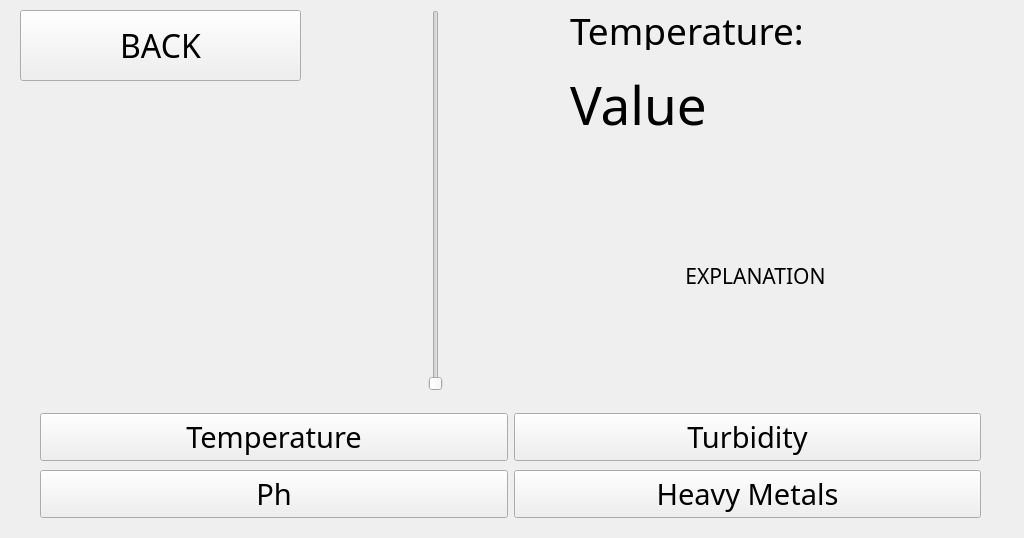
<?xml version="1.0" encoding="UTF-8"?>
<ui version="4.0">
 <class>simulation_ui</class>
 <widget class="QWidget" name="simulation_ui">
  <property name="geometry">
   <rect>
    <x>0</x>
    <y>0</y>
    <width>1024</width>
    <height>538</height>
   </rect>
  </property>
  <property name="windowTitle">
   <string>Form</string>
  </property>
  <widget class="QPushButton" name="pushButton_back">
   <property name="geometry">
    <rect>
     <x>20</x>
     <y>10</y>
     <width>281</width>
     <height>71</height>
    </rect>
   </property>
   <property name="font">
    <font>
     <family>Cooper Black</family>
     <pointsize>24</pointsize>
     <weight>50</weight>
     <bold>false</bold>
    </font>
   </property>
   <property name="layoutDirection">
    <enum>Qt::LeftToRight</enum>
   </property>
   <property name="text">
    <string>BACK</string>
   </property>
   <property name="iconSize">
    <size>
     <width>16</width>
     <height>16</height>
    </size>
   </property>
   <property name="autoDefault">
    <bool>false</bool>
   </property>
  </widget>
  <widget class="QSlider" name="sim_slider">
   <property name="geometry">
    <rect>
     <x>350</x>
     <y>10</y>
     <width>171</width>
     <height>381</height>
    </rect>
   </property>
   <property name="font">
    <font>
     <pointsize>1</pointsize>
    </font>
   </property>
   <property name="minimum">
    <number>0</number>
   </property>
   <property name="maximum">
    <number>100</number>
   </property>
   <property name="orientation">
    <enum>Qt::Vertical</enum>
   </property>
   <property name="tickPosition">
    <enum>QSlider::NoTicks</enum>
   </property>
  </widget>
  <widget class="QLabel" name="label_S_sliderValue">
   <property name="geometry">
    <rect>
     <x>570</x>
     <y>70</y>
     <width>301</width>
     <height>69</height>
    </rect>
   </property>
   <property name="font">
    <font>
     <family>Cooper Black</family>
     <pointsize>40</pointsize>
    </font>
   </property>
   <property name="text">
    <string>Value</string>
   </property>
  </widget>
  <widget class="QLabel" name="label_S_CurrentSimulating">
   <property name="geometry">
    <rect>
     <x>570</x>
     <y>10</y>
     <width>381</width>
     <height>40</height>
    </rect>
   </property>
   <property name="font">
    <font>
     <family>Cooper Black</family>
     <pointsize>28</pointsize>
    </font>
   </property>
   <property name="text">
    <string>Temperature:</string>
   </property>
  </widget>
  <widget class="QLabel" name="label_S_explanation">
   <property name="geometry">
    <rect>
     <x>540</x>
     <y>160</y>
     <width>431</width>
     <height>231</height>
    </rect>
   </property>
   <property name="font">
    <font>
     <family>Cooper Black</family>
     <pointsize>16</pointsize>
    </font>
   </property>
   <property name="text">
    <string>EXPLANATION</string>
   </property>
   <property name="alignment">
    <set>Qt::AlignCenter</set>
   </property>
   <property name="wordWrap">
    <bool>false</bool>
   </property>
  </widget>
  <widget class="QWidget" name="layoutWidget">
   <property name="geometry">
    <rect>
     <x>40</x>
     <y>410</y>
     <width>941</width>
     <height>112</height>
    </rect>
   </property>
   <layout class="QGridLayout" name="gridLayout">
    <item row="0" column="0">
     <widget class="QPushButton" name="pushButton_S_Temperature">
      <property name="font">
       <font>
        <family>Cooper Black</family>
        <pointsize>22</pointsize>
        <weight>50</weight>
        <bold>false</bold>
       </font>
      </property>
      <property name="text">
       <string>Temperature</string>
      </property>
     </widget>
    </item>
    <item row="1" column="1">
     <widget class="QPushButton" name="pushButton_S_HeavyMetals">
      <property name="font">
       <font>
        <family>Cooper Black</family>
        <pointsize>22</pointsize>
        <weight>50</weight>
        <bold>false</bold>
       </font>
      </property>
      <property name="text">
       <string>Heavy Metals</string>
      </property>
     </widget>
    </item>
    <item row="1" column="0">
     <widget class="QPushButton" name="pushButton_S_Ph">
      <property name="font">
       <font>
        <family>Cooper Black</family>
        <pointsize>22</pointsize>
        <weight>50</weight>
        <bold>false</bold>
       </font>
      </property>
      <property name="text">
       <string>Ph</string>
      </property>
     </widget>
    </item>
    <item row="0" column="1">
     <widget class="QPushButton" name="pushButton_S_Turbidity">
      <property name="font">
       <font>
        <family>Cooper Black</family>
        <pointsize>22</pointsize>
        <weight>50</weight>
        <bold>false</bold>
       </font>
      </property>
      <property name="text">
       <string>Turbidity</string>
      </property>
     </widget>
    </item>
   </layout>
  </widget>
  <widget class="QLabel" name="background">
   <property name="geometry">
    <rect>
     <x>0</x>
     <y>0</y>
     <width>1024</width>
     <height>600</height>
    </rect>
   </property>
   <property name="text">
    <string/>
   </property>
   <property name="scaledContents">
    <bool>false</bool>
   </property>
  </widget>
  <widget class="QLabel" name="archie">
   <property name="geometry">
    <rect>
     <x>30</x>
     <y>90</y>
     <width>320</width>
     <height>320</height>
    </rect>
   </property>
   <property name="text">
    <string/>
   </property>
   <property name="scaledContents">
    <bool>false</bool>
   </property>
  </widget>
  <zorder>background</zorder>
  <zorder>pushButton_back</zorder>
  <zorder>sim_slider</zorder>
  <zorder>label_S_sliderValue</zorder>
  <zorder>label_S_CurrentSimulating</zorder>
  <zorder>label_S_explanation</zorder>
  <zorder>layoutWidget</zorder>
  <zorder>archie</zorder>
 </widget>
 <resources/>
 <connections/>
</ui>
